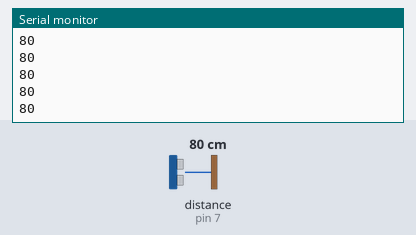
This sketch was run on a simulated Arduino Uno, built with avr-gcc and run on an emulated ATmega328P. On the bench: the last lines printed to the serial monitor. Wiring (inferred from the names in the program): ultrasonic range finder: trigger pin 8; echo pin 7. The test bench sets the inputs (shaded band); at power-on: distance to the obstacle (sensor on pin 7) 80 cm. The echo pulse lasts 58.3 µs per cm.

Above: at 1.2 s.
1.3 s: distance to the obstacle (sensor on pin 7) set to 2 cm
At 1.34 s:
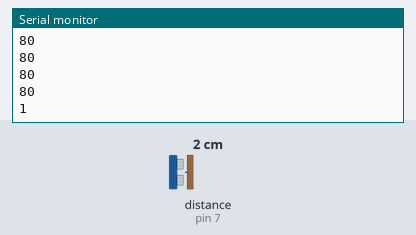
2.8 s: distance to the obstacle (sensor on pin 7) set to 4 cm
At 2.81 s:
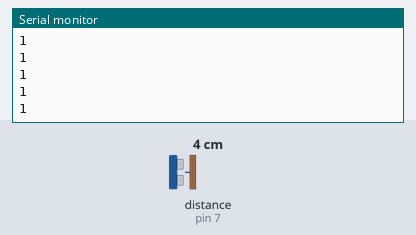
Timing chart, 0 to 5.8 s (numbered marks = the images above; inputs shaded):
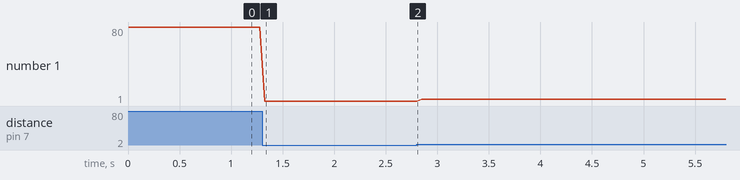

The sketch:

etaisyysmittari.ino
```cpp
//Itse tehty etäisyysmittari ver. 1.0
// Teppo Harju 2019

#define echoPin 7
#define trigPin 8

long aika;  //long on Arduinon muuttujatyyppi suurten lukujen tapauksiin
long etaisyys;
long nopeus;

void setup() {
  Serial.begin(9600); // Avaa portin 9600
  pinMode(echoPin, INPUT);
  pinMode(trigPin, OUTPUT);

}

void loop() {
  digitalWrite(trigPin, HIGH);
  delayMicroseconds(10);

  digitalWrite(trigPin, LOW);

  aika = pulseIn(echoPin, HIGH);

  etaisyys = aika/58,2;  //Tämä antaa etäisyyden cm.

  //nopeus = 2*(etaisyys*100) / (aika * 100);

  Serial.println(etaisyys);
  //Serial.println(nopeus);

  delay(50);  //odottaa 50 miilisekuntia
}
```

Measured:
- after the input at 1.3 s, the serial monitor: prints a new line at once (image 1)
- plotted number 1: 80 → 1 after the input at 1.3 s, 1 → 3 after the input at 2.8 s
